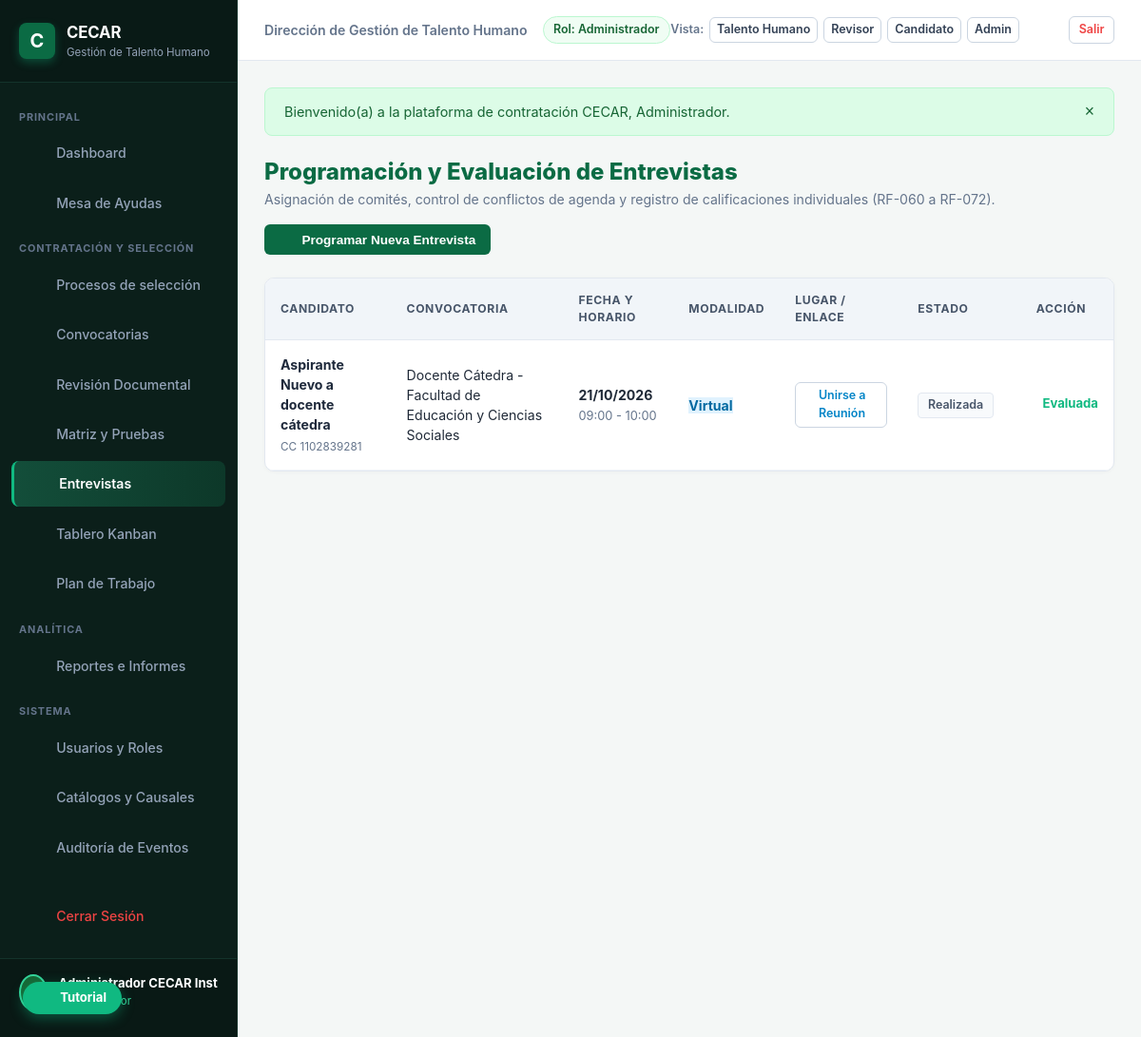
Page /index.php?c=Entrevista&a=index (signed in) on the committed database.
### tables this page shows
CREATE TABLE entrevistas (
    id INTEGER PRIMARY KEY AUTOINCREMENT,
    postulacion_id INTEGER NOT NULL UNIQUE,
    franja_id INTEGER,
    fecha DATE NOT NULL,
    hora_inicio TIME NOT NULL,
    hora_fin TIME NOT NULL,
    modalidad VARCHAR(30) NOT NULL DEFAULT 'virtual',
    ubicacion VARCHAR(200),
    enlace VARCHAR(255),
    estado VARCHAR(30) NOT NULL DEFAULT 'programada', -- programada, confirmada, realizada, reprogramada, cancelada
    motivo_cambio TEXT,
    fecha_programacion DATETIME NOT NULL DEFAULT CURRENT_TIMESTAMP,
    FOREIGN KEY (postulacion_id) REFERENCES postulaciones(id) ON DELETE CASCADE,
    FOREIGN KEY (franja_id) REFERENCES franjas_entrevista(id)
);

CREATE TABLE usuarios (
    id INTEGER PRIMARY KEY AUTOINCREMENT,
    nombres VARCHAR(100) NOT NULL,
    apellidos VARCHAR(100) NOT NULL,
    tipo_documento VARCHAR(10) NOT NULL DEFAULT 'CC',
    numero_documento VARCHAR(30) NOT NULL UNIQUE,
    correo VARCHAR(150) NOT NULL UNIQUE,
    telefono VARCHAR(30),
    ciudad VARCHAR(100) DEFAULT 'Sincelejo',
    direccion VARCHAR(200),
    password_hash VARCHAR(255) NOT NULL,
    rol VARCHAR(30) NOT NULL DEFAULT 'candidato',
    dependencia_id INTEGER,
    cargo_interno VARCHAR(150),
    activo INTEGER NOT NULL DEFAULT 1,
    ultimo_acceso DATETIME,
    fecha_creacion DATETIME NOT NULL DEFAULT CURRENT_TIMESTAMP,
    FOREIGN KEY (rol) REFERENCES roles(id),
    FOREIGN KEY (dependencia_id) REFERENCES dependencias(id)
);

CREATE TABLE convocatorias (
    id INTEGER PRIMARY KEY AUTOINCREMENT,
    codigo VARCHAR(50) NOT NULL UNIQUE,
    cargo VARCHAR(150) NOT NULL,
    dependencia_id INTEGER NOT NULL,
    facultad VARCHAR(150) NOT NULL,
    programa VARCHAR(150),
    sede VARCHAR(100) NOT NULL DEFAULT 'Sincelejo',
    periodo_academico VARCHAR(20) NOT NULL DEFAULT '2026-2',
    vacantes INTEGER NOT NULL DEFAULT 1,
    modalidad VARCHAR(50) NOT NULL DEFAULT 'Tiempo Completo',
    tipo_convocatoria VARCHAR(50) NOT NULL DEFAULT 'Docente',
    descripcion TEXT,
    fecha_apertura DATETIME NOT NULL,
    fecha_cierre DATETIME NOT NULL,
    estado VARCHAR(30) NOT NULL DEFAULT 'borrador', -- borrador, publicada, cerrada, retirada
    motivo_retiro TEXT,
    creado_por INTEGER,
    fecha_creacion DATETIME NOT NULL DEFAULT CURRENT_TIMESTAMP,
    FOREIGN KEY (dependencia_id) REFERENCES dependencias(id),
    FOREIGN KEY (creado_por) REFERENCES usuarios(id)
);

### app/Controllers/EntrevistaController.php (called while the page is built, shortened)
<?php
class EntrevistaController {
    public function index(Request $request): void {
        $entrevistas = Entrevista::listar();
        $convocatorias = Convocatoria::getAll();
        $pdo = \App\Core\Database::getConnection();
        $stmtPre = $pdo->query("
            SELECT p.*, u.nombres, u.apellidos, u.numero_documento, c.cargo
            FROM postulaciones p
            JOIN usuarios u ON p.usuario_id = u.id
            JOIN convocatorias c ON p.convocatoria_id = c.id
            WHERE p.estado IN ('preseleccionada', 'habilitada')
              AND p.id NOT IN (SELECT postulacion_id FROM entrevistas WHERE estado IN ('programada', 'confirmada'))
        ");
        $candidatosDisponibles = $stmtPre->fetchAll();
        $entrevistadores = Usuario::getAll('entrevistador');
        View::render('entrevistas.index', [
            'entrevistas' => $entrevistas,
            'convocatorias' => $convocatorias,
            'candidatosDisponibles' => $candidatosDisponibles,
            'entrevistadores' => $entrevistadores
        ], 'main');
    }
}

### app/Core/Router.php (called while the page is built, shortened)
<?php
class Router {
    public static function dispatch(): void {
        $request = new Request();
        $actionName = $request->get('a');
        $controller = new $controllerClass();
        $controller->$actionName($request);
    }
}

### public/index.php (called while the page is built, shortened)
<?php
spl_autoload_register(function ($class) {
    $prefix = 'App\\';
    $baseDir = ROOT_PATH . '/app/';
    $len = strlen($prefix);
    $relativeClass = substr($class, $len);
    $file = $baseDir . str_replace('\\', '/', $relativeClass) . '.php';
});
try {
    \App\Core\Router::dispatch();
} catch (\Throwable $e) {
    error_log("Error en la ejecución de la aplicación: " . $e->getMessage() . " en " . $e->getFile() . ":" . $e->getLine());
    http_response_code(500);
    if (APP_ENV === 'development') {
        echo "<div style='font-family: sans-serif; padding: 2rem; background: #fee2e2; border: 1px solid #ef4444; border-radius: 8px; margin: 2rem auto; max-width: 800px;'>";
        echo "<h2 style='color: #991b1b;'>Error 500 en la Aplicación</h2>";
        echo "<p><strong>Mensaje:</strong> " . htmlspecialchars($e->getMessage()) . "</p>";
        echo "<p><strong>Archivo:</strong> " . htmlspecialchars($e->getFile()) . " (Línea: " . $e->getLine() . ")</p>";
        echo "<pre style='background: #fff; padding: 1rem; border-radius: 6px; overflow: auto;'>" . htmlspecialchars($e->getTraceAsString()) . "</pre>";
        echo "</div>";
    } else {
        echo "<div style='font-family: sans-serif; padding: 3rem; text-align: center;'>";
        echo "<h2>Error Inesperado</h2><p>Ocurrió un error en el servidor. Por favor comuníquese con Mesa de Ayuda CECAR.</p>";
        echo "</div>";
    }
}

### app/Helpers/AuthHelper.php (called while the page is built, shortened)
<?php
class AuthHelper {
    public static function initSession(): void {
        if (isset($_SESSION['ultimo_acceso'])) {
            $inactivo = time() - $_SESSION['ultimo_acceso'];
        }
    }
    public static function getRol(): ?string {
        return $_SESSION['usuario']['rol'] ?? null;
    }
    public static function esTalentoHumano(): bool {
        return in_array(self::getRol(), ['admin', 'talento_humano']);
    }
}

### app/Models/Entrevista.php (called while the page is built, shortened)
<?php
class Entrevista {
    public static function listar(array $filtros = []): array {
        $pdo = Database::getConnection();
        $sql = "
            SELECT e.*,
                   p.codigo_radicado, p.usuario_id,
                   u.nombres, u.apellidos, u.numero_documento, u.correo,
                   c.cargo, c.codigo as convocatoria_codigo, c.facultad
            FROM entrevistas e
            JOIN postulaciones p ON e.postulacion_id = p.id
            JOIN usuarios u ON p.usuario_id = u.id
            JOIN convocatorias c ON p.convocatoria_id = c.id
            WHERE 1=1
        ";
        $params = [];
        $sql .= " ORDER BY e.fecha DESC, e.hora_inicio ASC";
        $stmt = $pdo->prepare($sql);
        $stmt->execute($params);
        return $stmt->fetchAll();
    }
}

### views/entrevistas/index.php (the view, shortened to what this page needs)
<div style="margin-bottom: 1.5rem; display: flex; justify-content: space-between; align-items: center; flex-wrap: wrap; gap: 1rem;">
    <div>
        <h1 style="color: #0b6b44; font-size: 1.5rem; font-weight: 800;">
            Programación y Evaluación de Entrevistas
        </h1>
        <p style="color: #64748b; font-size: 0.88rem;">
            Asignación de comités, control de conflictos de agenda y registro de calificaciones individuales (RF-060 a RF-072).
        </p>
    </div>
    <?php if (AuthHelper::esTalentoHumano()): ?>
        <button onclick="openModal('modalProgramarEntrevista')" class="btn btn-primary">
            <?= \App\Helpers\IconHelper::render('plus', 16) ?> Programar Nueva Entrevista
        </button>
    <?php endif; ?>
</div>
<div class="table-responsive">
    <table class="cecar-table">
        <thead>
            <tr>
                <th>Candidato</th>
                <th>Convocatoria</th>
                <th>Fecha y Horario</th>
                <th>Modalidad</th>
                <th>Lugar / Enlace</th>
                <th>Estado</th>
                <th style="text-align: center;">Acción</th>
            </tr>
        </thead>
        <tbody>
            <?php if (empty($entrevistas)): ?>
                <tr><td colspan="7" style="text-align: center; color: #94a3b8; padding: 2rem;">No hay entrevistas programadas en este momento.</td></tr>
            <?php else: ?>
                <?php foreach ($entrevistas as $e): ?>
                    <tr>
                        <td>
                            <div style="font-weight: 700; color: #1e293b;"><?= htmlspecialchars($e['nombres'] . ' ' . $e['apellidos'], ENT_QUOTES, 'UTF-8') ?></div>
                            <small style="color: #64748b;">CC <?= htmlspecialchars($e['numero_documento'], ENT_QUOTES, 'UTF-8') ?></small>
                        </td>
                        <td><?= htmlspecialchars($e['cargo'], ENT_QUOTES, 'UTF-8') ?></td>
                        <td>
                            <strong><?= FormatHelper::fechaCorta($e['fecha']) ?></strong><br>
                            <span style="color: #64748b; font-size: 0.8rem;"><?= substr($e['hora_inicio'], 0, 5) ?> - <?= substr($e['hora_fin'], 0, 5) ?></span>
                        </td>
                        <td>
                            <span class="badge" style="background: <?= ($e['modalidad'] === 'virtual') ? '#e0f2fe' : '#fef3c7' ?>; color: <?= ($e['modalidad'] === 'virtual') ? '#0369a1' : '#92400e' ?>; font-weight: 700;">
                                <?= ucfirst($e['modalidad']) ?>
                            </span>
                        </td>
                        <td>
                            <?php if ($e['modalidad'] === 'virtual' && !empty($e['enlace'])): ?>
                                <a href="<?= htmlspecialchars($e['enlace'], ENT_QUOTES, 'UTF-8') ?>" target="_blank" class="btn btn-secondary btn-sm" style="color: #0284c7; display: inline-flex; align-items: center; gap: 0.35rem;">
                                    <?= \App\Helpers\IconHelper::render('external', 14) ?> Unirse a Reunión
                                </a>
                            <?php else: ?>
                                <span style="font-size: 0.82rem; color: #475569;"><?= htmlspecialchars($e['ubicacion'], ENT_QUOTES, 'UTF-8') ?></span>
                            <?php endif; ?>
                        </td>
                        <td><?= FormatHelper::badgeEstado($e['estado']) ?></td>
                        <td style="text-align: center;">
                            <?php if ($e['estado'] !== 'realizada'): ?>
                                <button onclick="abrirModalCalificarEntrevista(<?= $e['id'] ?>, '<?= htmlspecialchars($e['nombres'] . ' ' . $e['apellidos'], ENT_QUOTES, 'UTF-8') ?>')" class="btn btn-primary btn-sm" style="display: inline-flex; align-items: center; gap: 0.35rem;">
                                    <?= \App\Helpers\IconHelper::render('award', 14) ?> Calificar
                                </button>
                            <?php else: ?>
                                <span style="color: #10b981; font-weight: 700; font-size: 0.82rem; display: inline-flex; align-items: center; gap: 0.35rem;">
                                    <?= \App\Helpers\IconHelper::render('check', 14) ?> Evaluada
                                </span>
                            <?php endif; ?>
                        </td>
                    </tr>
                <?php endforeach; ?>
            <?php endif; ?>
        </tbody>
    </table>
</div>

### app/Helpers/IconHelper.php (shortened to what this page needs)
<?php
class IconHelper {
    public static function render(string $name, int $size = 18, string $class = ''): string {
        $strokeWidth = '2';
        $style = sprintf('width: %dpx; height: %dpx; vertical-align: middle; display: inline-block;', $size, $size);
        $svgContent = $icons[$name] ?? $icons['file'];
        return sprintf(
            '<svg class="cecar-icon %s" style="%s" viewBox="0 0 24 24" fill="none" stroke="currentColor" stroke-width="%s" stroke-linecap="round" stroke-linejoin="round">%s</svg>',
            htmlspecialchars($class, ENT_QUOTES, 'UTF-8'),
            $style,
            $strokeWidth,
            $svgContent
        );
    }
}

### app/Helpers/FormatHelper.php (shortened to what this page needs)
<?php
class FormatHelper {
    public static function fecha(?string $datetime, string $format = 'd/m/Y H:i'): string {
        $time = strtotime($datetime);
        return date($format, $time);
    }
    public static function fechaCorta(?string $datetime): string {
        return self::fecha($datetime, 'd/m/Y');
    }
    public static function badgeEstado(string $estado): string {
        $key = strtolower(trim($estado));
        $enum = EstadoPostulacion::tryFrom($key);
        if ($enum) {
            $label = $enum->label();
            $colors = $enum->badgeColors();
        } else {
            $map = [
                'aprobado' => ['bg' => '#f0fdf4', 'text' => '#15803d', 'border' => '#bbf7d0', 'label' => 'Aprobado'],
                'en_proceso' => ['bg' => '#fffbeb', 'text' => '#b45309', 'border' => '#fde68a', 'label' => 'En proceso'],
                'firmado' => ['bg' => '#ecfdf5', 'text' => '#047857', 'border' => '#a7f3d0', 'label' => 'Firmado'],
                'pendiente' => ['bg' => '#fffbeb', 'text' => '#b45309', 'border' => '#fde68a', 'label' => 'Pendiente'],
                'observado' => ['bg' => '#fff7ed', 'text' => '#c2410c', 'border' => '#ffedd5', 'label' => 'Observado'],
                'rechazado' => ['bg' => '#fef2f2', 'text' => '#b91c1c', 'border' => '#fecaca', 'label' => 'Rechazado'],
                'conforme' => ['bg' => '#f0fdf4', 'text' => '#15803d', 'border' => '#bbf7d0', 'label' => 'Conforme'],
                'no_conforme' => ['bg' => '#fef2f2', 'text' => '#b91c1c', 'border' => '#fecaca', 'label' => 'No Conforme']
            ];
            $colors = $map[$key] ?? ['bg' => '#f8fafc', 'text' => '#475569', 'border' => '#e2e8f0', 'label' => ucfirst($estado)];
            $label = $colors['label'];
        }
        return sprintf(
            '<span class="badge" style="background-color: %s; color: %s; border: 1px solid %s; padding: 0.2rem 0.6rem; border-radius: 4px; font-size: 0.78rem; font-weight: 600; display: inline-flex; align-items: center; gap: 0.25rem;">%s</span>',
            $colors['bg'],
            $colors['text'],
            $colors['border'],
            htmlspecialchars($label, ENT_QUOTES, 'UTF-8')
        );
    }
}

### public/css/theme.css (style rules this page uses)
:root { --cecar-primary: #0b6b44; --cecar-primary-dark: #085234; --cecar-primary-light: #10b981; --cecar-primary-gradient: linear-gradient(135deg, #126338 0%, #0a4425 100%); --cecar-banner-gradient: linear-gradient(90deg, #1b7340 0%, #0f4b27 100%); --dark-bg: #071310; --dark-card: #0d211c; --dark-card-border: #16362e; --text-main: #1f2937; --text-muted: #64748b; --bg-app: #f4f7f6; --bg-card: #ffffff; --border-color: #e2e8f0; --success: #10b981; --warning: #f59e0b; --danger: #ef4444; --info: #3b82f6; --font-family: -apple-system, BlinkMacSystemFont, "Segoe UI", Roboto, Helvetica, Arial, sans-serif; }
* { box-sizing: border-box; margin: 0; padding: 0; }
body { font-family: var(--font-family); background-color: var(--bg-app); color: var(--text-main); line-height: 1.5; min-height: 100vh; }
.table-responsive { background: #ffffff; border: 1px solid var(--border-color); border-radius: 10px; overflow-x: auto; box-shadow: 0 1px 4px rgba(0,0,0,0.03); }
.cecar-table { width: 100%; border-collapse: collapse; text-align: left; font-size: 0.88rem; }
.cecar-table th { background: #f1f5f9; color: #475569; font-weight: 700; font-size: 0.76rem; text-transform: uppercase; letter-spacing: 0.05em; padding: 0.85rem 1rem; border-bottom: 1px solid var(--border-color); }
.cecar-table td { padding: 0.95rem 1rem; border-bottom: 1px solid #f1f5f9; vertical-align: middle; }
.btn { display: inline-flex; align-items: center; justify-content: center; gap: 0.45rem; padding: 0.45rem 0.95rem; border-radius: 6px; font-size: 0.85rem; font-weight: 600; cursor: pointer; border: 1px solid transparent; text-decoration: none; transition: all 0.15s ease; }
.btn-primary { background: var(--cecar-primary); color: #ffffff; }
.btn-secondary { background: #ffffff; border-color: #cbd5e1; color: #334155; }
.btn-sm { padding: 0.25rem 0.6rem; font-size: 0.78rem; }

### rows in the picture
entrevistas: usuarios.nombres+apellidos "Aspirante Nuevo a docente cátedra", usuarios.numero_documento "1102839281", convocatorias.cargo "Docente Cátedra - Facultad de Educación y Ciencias Sociales", fecha "21/10/2026", hora_inicio "09:00", hora_fin "10:00", modalidad "Virtual", estado "Realizada"

### other values in the picture
AuthHelper::getDependenciaNombre() "Dirección de Gestión de Talento Humano"
AuthHelper::getRolNombre() "Administrador"
$f['mensaje'] "Bienvenido(a) a la plataforma de contratación CECAR, Administrador."
